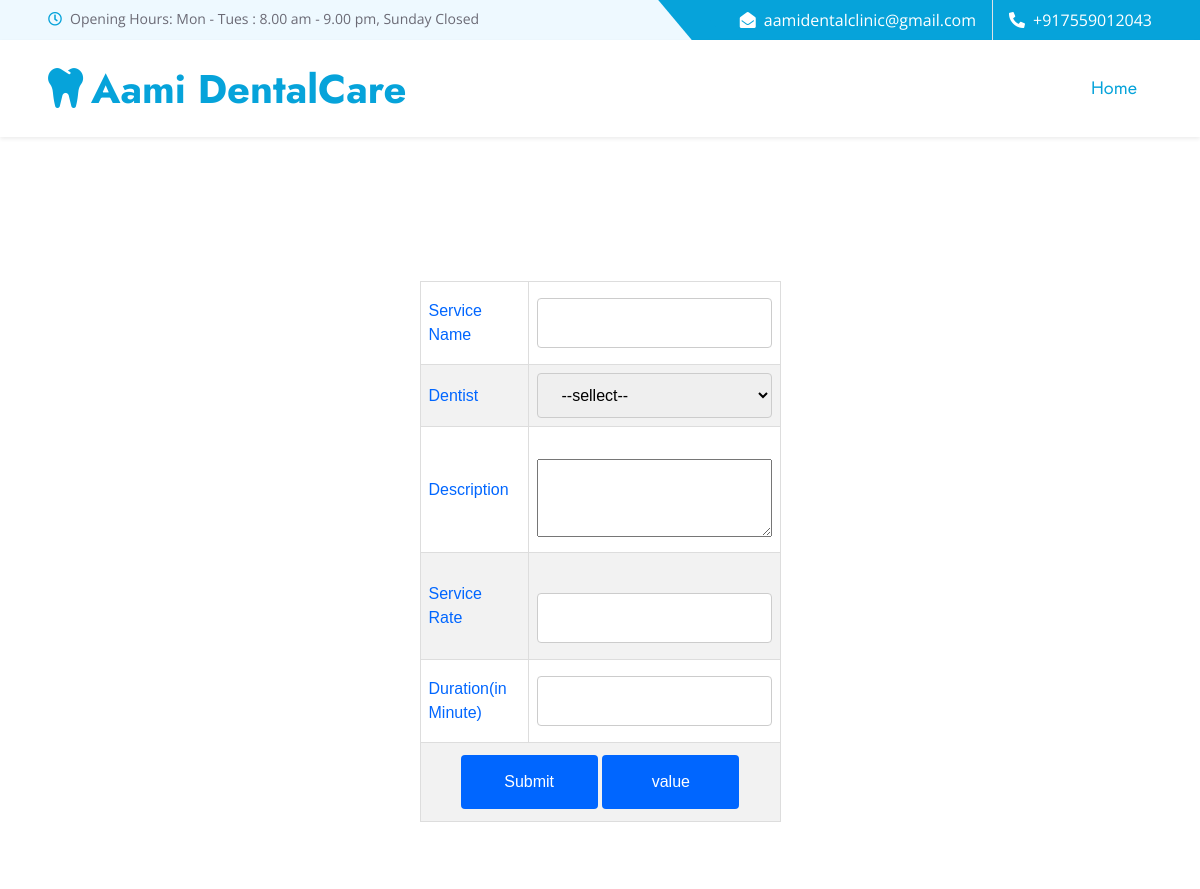
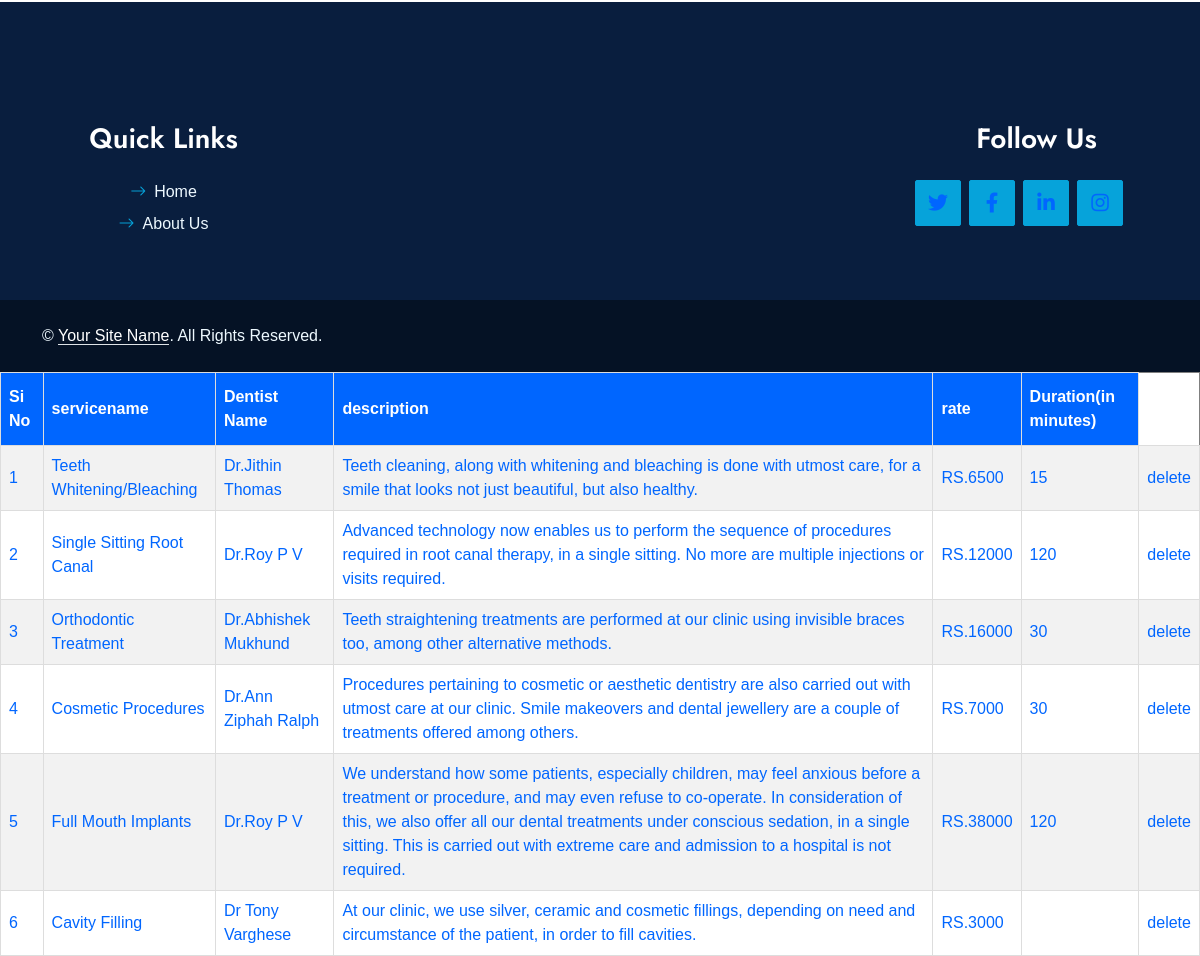
Page /PROJECT/Admin/ServiceList.php (signed in) on the committed database (2 pictures, top to bottom).
### tables this page shows
CREATE TABLE `tbl_service` (
  `service_id` int(11) NOT NULL,
  `service_name` varchar(100) NOT NULL,
  `dentist_id` int(11) NOT NULL,
  `service_des` varchar(500) NOT NULL,
  `service_rate` varchar(50) NOT NULL,
  `service_duration(in Min)` varchar(100) NOT NULL
);

CREATE TABLE `tbl_dentist` (
  `dentist_id` int(11) NOT NULL,
  `dentist_name` varchar(50) NOT NULL,
  `dentist_gender` varchar(10) NOT NULL,
  `dentist_contact` varchar(20) NOT NULL,
  `dentist_email` varchar(50) NOT NULL,
  `place_id` int(11) NOT NULL,
  `dentist_password` varchar(100) NOT NULL,
  `dentist_address` varchar(200) NOT NULL,
  `dentisttype_id` int(11) NOT NULL,
  `dentist_photo` varchar(100) NOT NULL,
  `dentist_proof` varchar(100) NOT NULL
);

### PROJECT/Admin/ServiceList.php (the view, shortened to what this page needs)
<?php
include("Head.php");
include("../Assets/Connection/connection.php");
?>
<!DOCTYPE html PUBLIC "-//W3C//DTD XHTML 1.0 Transitional//EN" "http://www.w3.org/TR/xhtml1/DTD/xhtml1-transitional.dtd">
<html xmlns="http://www.w3.org/1999/xhtml">
<head>
</head>
<div id="tab" align="center">
<body>
<form id="form1" name="form1" method="post" action="">
  <table width="361" height="302" border="1" cellpadding="2" cellspacing="2" align="center">
       <tr>
      <td>Service Name</td>
      <td> <input type="text" name="txt_name" id="txt_name" required autocomplete="off"/></td>
      </tr>
      <tr>
        <td>Dentist</td>
       <td> <select name="sel_dentist" id="sel_dentist" required="required">
        <option value="">--sellect--</option>
		</select> </td>
    </tr>
    <tr>
       <td width="127">Description</td>
       <td width="214"><label for="txt_des"></label>
       <textarea name="txt_des" id="txt_des" cols="23" rows="3" required autocomplete="off"></textarea></td>
    </tr>
    <tr>
      <td>Service Rate</td>
      <td ><label for="txtrate"></label>
      <input type="text" name="txtrate" id="txtrate" /></td>
    </tr>
      <tr>
      <td>Duration(in Minute)</td>
      <td>
       <input type="text" name="txt_duration" id="txt_duration" required autocomplete="off"/></td>
      <tr>
      <td colspan="2" align="center"><input type="submit" name="btn_submit" id="btn_submit" value="Submit" />
      <input type="submit" name="btn_cancel" id="btn_cancel" value="value" /></td>
    </tr>
  </table>
  <?php
  $selqry="select *from tbl_service p inner join tbl_dentist d on p.dentist_id=d.dentist_id";
  $rows=$con->query($selqry);
  if($rows->num_rows>0)
		$i=0;
?>
</form>
<table border="1" cellpadding="10" align="center">
    <tr>
      <th>Si No</th>
      <th>servicename</th>
      <th>Dentist Name</th>
      <th>description</th>
        <th>rate</th>
         <th>Duration(in minutes)</th>
    </tr>
 <?php
	while($result=$rows->fetch_assoc())
	{
		$i++;
		?>
        <tr>
        <td><?php  echo $i;?></td>
        <td><?php echo $result["service_name"];?></td>
         <td><?php echo $result["dentist_name"];?></td>
      <td><?php echo $result["service_des"];?></td>
      <td><?php echo $result["service_rate"];?></td>
        <td><?php echo $result["service_duration(in Min)"];?></td>
         <td><a href="ServiceList.php?did=<?php echo $result["service_id"]?>">delete</a></td> </tr>
	 <?php
	}
	include("Foot.php");
?>
</body>
</html>

### PROJECT/Admin/form.css (style rules this page uses)
#tab { font-family: "Trebuchet MS", Arial, Helvetica, sans-serif; border-collapse: collapse; width: 100%; }
#tab td, #tab th { border: 1px solid #ddd; padding: 8px; color: #06F; }
#tab a { color:#06F; }
#tab tr:nth-child(even) { background-color: #f2f2f2; }
#tab th { padding-top: 12px; padding-bottom: 12px; text-align: left; background-color: #06F; color: white; }
input[type=text],[type=password],[type=email],[type=date], select { width: 100%; padding: 12px 20px; margin: 8px 0; display: inline-block; border: 1px solid #ccc; border-radius: 4px; box-sizing: border-box; }
input[type=submit] { width: 40%; background-color: #06F; color: white; padding: 15px; margin: 4px 0; border: none; border-radius: 4px; cursor: pointer; }

### PROJECT/Assets/Template/Main/css/style.css (style rules this page uses)
:root { --primary: #06A3DA; --secondary: #F57E57; --light: #EEF9FF; --dark: #091E3E; }

### rows in the picture
tbl_service: service_name "Teeth Whitening/Bleaching", dentist.dentist_name "Dr.Jithin Thomas", service_des "Teeth cleaning, along with whitening and bleaching is done with utmost care, for a smile that looks not just beautiful, but also healthy.", service_rate "RS.6500", value "15"
tbl_service: service_name "Single Sitting Root Canal", dentist.dentist_name "Dr.Roy P V", service_des "Advanced technology now enables us to perform the sequence of procedures required in root canal therapy, in a single sitting. No more are multiple injections or visits required.", service_rate "RS.12000", value "120"
tbl_service: service_name "Orthodontic Treatment", dentist.dentist_name "Dr.Abhishek Mukhund", service_des "Teeth straightening treatments are performed at our clinic using invisible braces too, among other alternative methods.", service_rate "RS.16000", value "30"
tbl_service: service_name "Cosmetic Procedures", dentist.dentist_name "Dr.Ann Ziphah Ralph", service_des "Procedures pertaining to cosmetic or aesthetic dentistry are also carried out with utmost care at our clinic. Smile makeovers and dental jewellery are a couple of treatments offered among others.", service_rate "RS.7000", value "30"
tbl_service: service_name "Full Mouth Implants", dentist.dentist_name "Dr.Roy P V", service_des "We understand how some patients, especially children, may feel anxious before a treatment or procedure, and may even refuse to co-operate. In consideration of this, we also offer all our dental treatments under conscious sedation, in a single sitting. This is carried out with extreme care and admission to a hospital is not required.", service_rate "RS.38000", value "120"
tbl_service: service_name "Cavity Filling", dentist.dentist_name "Dr Tony Varghese", service_des "At our clinic, we use silver, ceramic and cosmetic fillings, depending on need and circumstance of the patient, in order to fill cavities.", service_rate "RS.3000"
